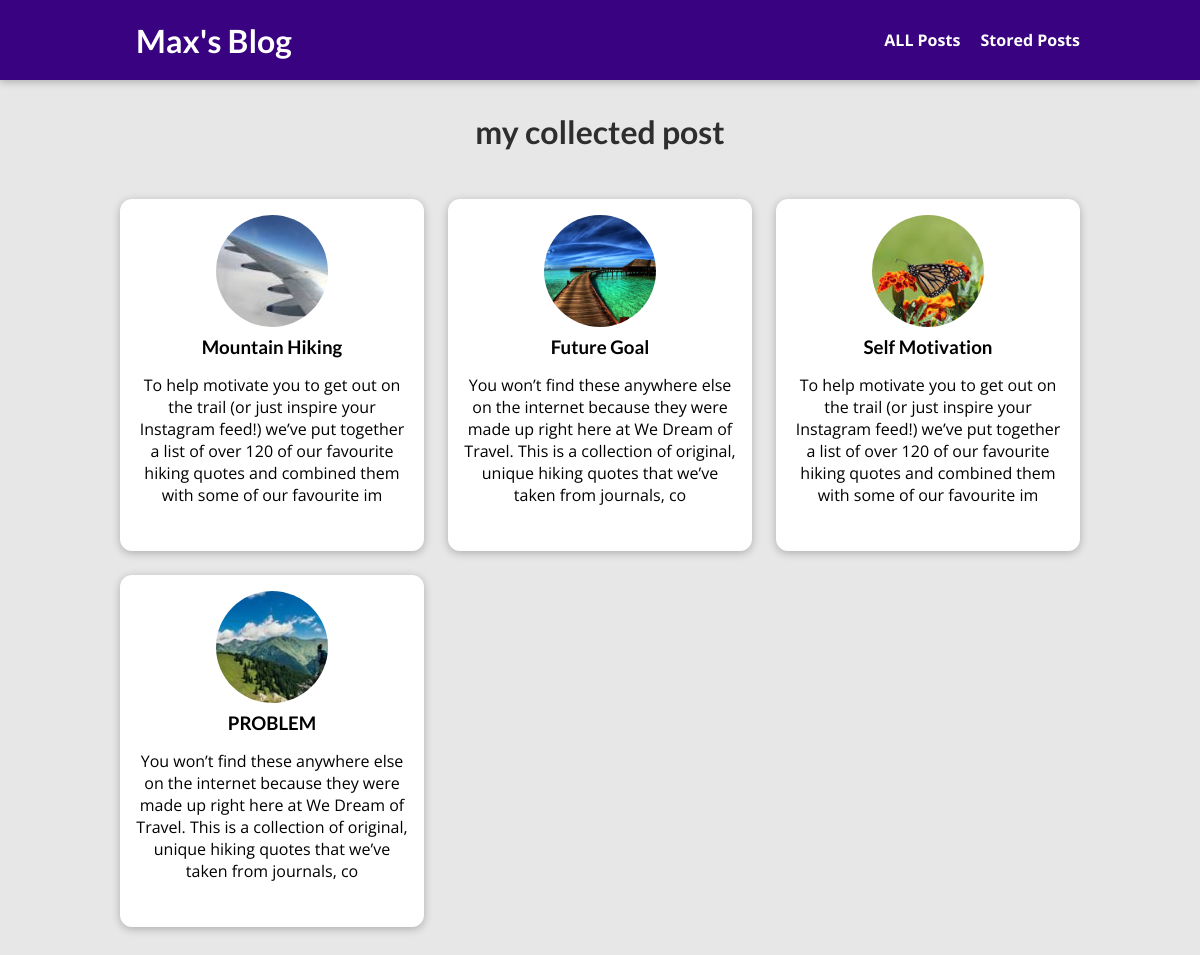
The page /posts on the database its author committed.
### du2/models.py (models this page shows)
class Post(models.Model):
    title = models.CharField(max_length=150)
    excerpt = models.CharField(max_length=200)
    image = models.ImageField(upload_to="posts", null=True)
    date = models.DateField(auto_now=True)
    slug = models.SlugField(unique=True, db_index=True)
    content = models.TextField(validators=[MinLengthValidator(10)])
    author = models.ForeignKey(
        Author, on_delete=models.SET_NULL,null=True, related_name="posts")
    tags=models.ManyToManyField(Tag)

### du2/views.py (the view)
# urls.py: path("posts",views.post,name="post-page"),
def post(request):
  all_posts=Post.objects.all().order_by("-date")
  return render(request,"du2/all-posts.html", {
     "all_posts": all_posts
  })

### du2/templates/du2/all-posts.html (shortened to what this page needs)
{% extends "base.html" %}
{% load static %}
{% block css_file %}
<link rel="stylesheet" href="{% static "du2/post.css" %}">
<link rel="stylesheet" href="{% static "du2/all-posts.css" %}">
{% endblock %}
{% block content %}
<section id="all-posts">
    <h2>my collected post</h2>
    <ul>
        {% for post in all_posts %}
        {% include "du2/includes/post.html" %}
        {% endfor %}
     </ul>
</section>
{% endblock %}

### du2/templates/du2/includes/post.html
<li>
    <article class="post">
        <a href="{% url "post-detail-page" post.slug %}">
            <img src="{{ post.image.url }}" alt="{{ post.title }}">
            <div class="post__content">
                <h3>{{post.title}}</h3>
                <p> {{ post.excerpt }}</p>
            </div>
        </a>
    </article>
</li>

### static/app.css (style rules this page uses)
* { box-sizing: border-box; }
html { font-family: 'Open Sans', 'Lato', sans-serif; }
body { margin: 0; }
h1, h2, h3 { font-family: 'Lato', sans-serif; font-weight: bold; }

### du2/static/du2/post.css (style rules this page uses)
.post { display: flex; flex-direction: column; align-items: center; text-align: center; }
.post a { text-decoration: none; color: black; transition: all 0.2s ease; padding: 1rem; }
.post img { width: 5rem; height: 5rem; object-fit: cover; border-radius: 50%; }
.post h3 { margin: 0.25rem 0; }

### du2/static/du2/all-posts.css (style rules this page uses)
body { background-color: #e7e7e7; }
#all-posts { margin: 7rem auto; width: 90%; max-width: 60rem; }
#all-posts h2 { text-align: center; font-size: 2rem; color: #2e2e2e; margin: 3rem 0; }
ul { list-style: none; margin: 0; padding: 0; display: grid; grid-template-columns: repeat(auto-fill, minmax(17rem, 1fr)); gap: 1.5rem; }
.post img { width: 7rem; height: 7rem; }
.post a { height: 22rem; transform-origin: center; box-shadow: 0 2px 8px rgba(0, 0, 0, 0.25); border-radius: 12px; background-color: white; }

### rows shown on the page
Post: image (picture), title "Mountain Hiking", excerpt "To help motivate you to get out on the trail (or just inspire your Instagram feed!) we’ve put together a list of over 120 of our favourite hiking quotes and combined them with some of our favourite im"
Post: image (picture), title "Future Goal", excerpt "You won’t find these anywhere else on the internet because they were made up right here at We Dream of Travel. This is a collection of original, unique hiking quotes that we’ve taken from journals, co"
Post: image (picture), title "Self Motivation", excerpt "To help motivate you to get out on the trail (or just inspire your Instagram feed!) we’ve put together a list of over 120 of our favourite hiking quotes and combined them with some of our favourite im"
Post: image (picture), title "PROBLEM", excerpt "You won’t find these anywhere else on the internet because they were made up right here at We Dream of Travel. This is a collection of original, unique hiking quotes that we’ve taken from journals, co"
